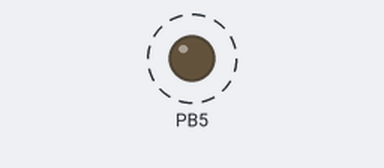
Bench run of a program on a simulated ATmega328P, built with avr-gcc and emulated at 16 MHz. On the bench: output pins drawn as LEDs (lit = HIGH). Dashed ring = blinking.

Above: at 0.5 s.
Timing chart, 0 to 3.5 s (numbered marks = the images above):
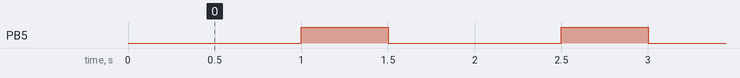

The program:

main.c
```c
/*
 * Erstes.c
 *
 * Created: 25.11.2022 16:13:43
 * Author : JoachimWagner
 */
#define F_CPU 16000000UL
#include <avr/io.h>

#include "util/delay.h"

#define SET_BIT(port,bit) port|=(1<<bit)
#define CLEAR_BIT(port,bit) port&=~(1<<bit)
#define TOOGLE_BIT(port,bit) port^=(1<<bit)


// gelb 500ms
// rot 1000ms
// rot gelb 500 ms
// gruen 1000 ms

void setup()
{
	// Datadirectionregister für Port B
	//DDRB = 0b00100000; // Gesetztes Bit = Ausgang

	DDRB = (1 << DDB5);

	//PORTB =0b00100000;
	//PORTB =0x20;
	//PORTB = 32;
	//PORTB = 040; // Octal !!!!

	PORTB = (1 << PORTB5)  ;
}


void loop()
{
	//PORTB &= ~(1 << PORTB5);
	CLEAR_BIT(PORTB,PORTB5);
	_delay_ms(1000);


	//PORTB = 0b00100000;
	SET_BIT(PORTB, PORTB5);
	_delay_ms(500);
}

int main(void)
{
	setup();


    /* Replace with your application code */
    while (1)
    {
		loop();


    }


}
```

Measured:
- by itself, PB5: alternates HIGH for 0.50 s and LOW for 1.0 s
